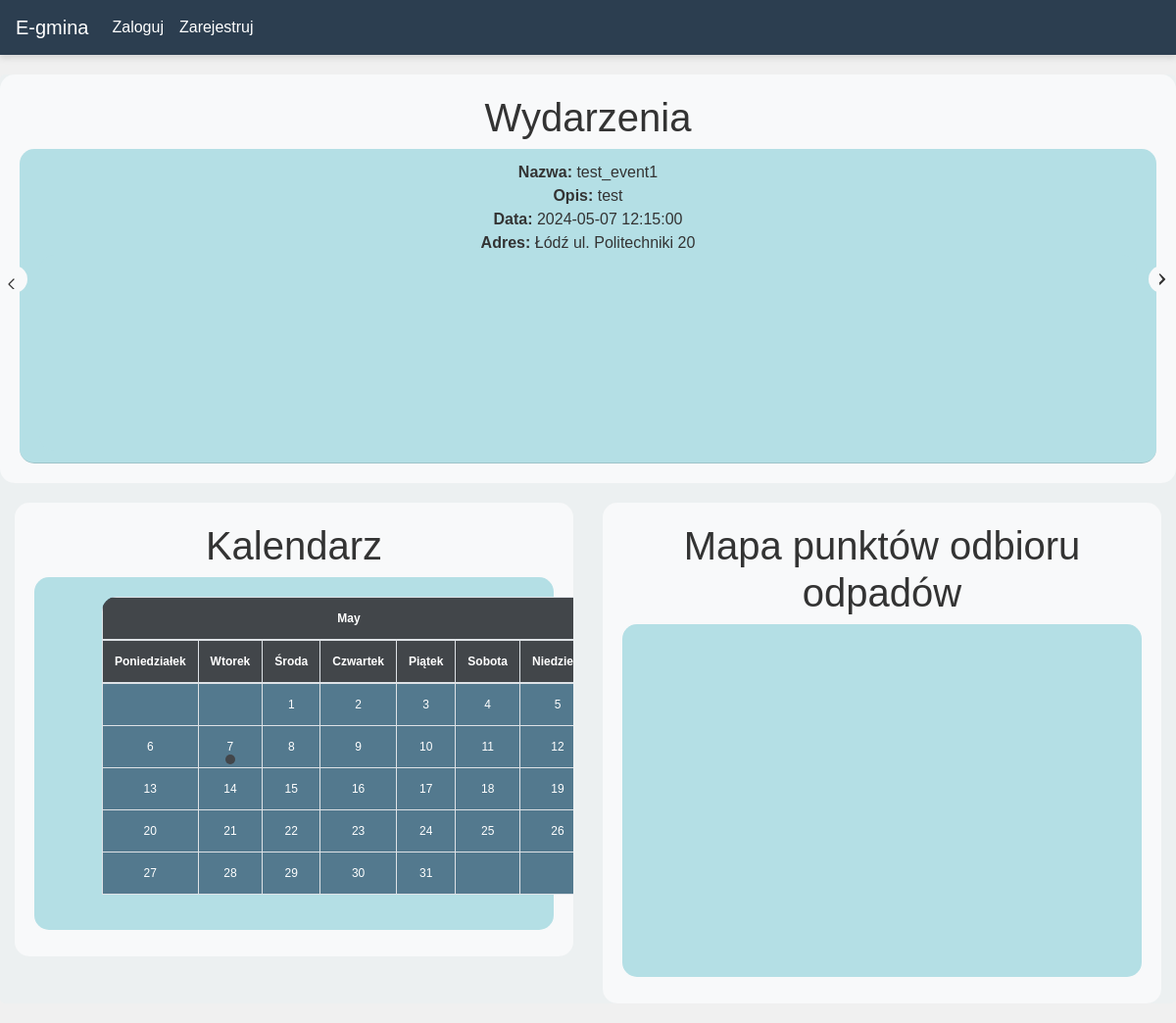
The page / on the database its author committed.
### website/models.py (models this page shows)
class Event(db.Model):
    id = db.Column(db.Integer, primary_key=True)
    data = db.Column(db.String(10000))
    date = db.Column(db.DateTime(timezone=True), default=func.now())
    place = db.Column(db.String(150))
    name = db.Column(db.String(150))
    status = db.Column(db.String(50), default='pending')
    user_id = db.Column(db.Integer, db.ForeignKey('user.id'))

### website/views.py (the view)
@views.route('/', methods=['GET', 'POST'])
def home():
    today = datetime.date.today()
    current_month = today.strftime("%B")
    year = today.year
    month = today.month
    month_events = get_month_events(year, month)
    accepted_month_events = [event for event in month_events if event.status == 'accepted']
    weeks = generate_calendar(year, month, accepted_month_events)
    accepted_events = Event.query.filter_by(status='accepted').all()
    markers = MapMarker.query.all()  # Pobieramy wszystkie znaczniki z bazy danych
    return render_template("home.html", calendar=weeks, current_month=current_month, user=current_user,
                           accepted_events=accepted_events, markers=markers)

### website/views.py (called while the page is built)
def get_month_events(year, month):
    start_date = datetime.date(year, month, 1)
    end_date = datetime.date(year, month, calendar.monthrange(year, month)[1])
    month_events = Event.query.filter(Event.date.between(start_date, end_date)).all()
    return month_events

def generate_calendar(year, month, month_events):
    cal = calendar.monthcalendar(year, month)
    weeks = []
    for week in cal:
        current_week = []
        for day in week:
            events_for_day = [event for event in month_events if event.date.day == day]
            current_week.append((day, events_for_day))
        weeks.append(current_week)
    return weeks

### website/templates/home.html (shortened to what this page needs)
{% extends "base.html" %}
{% block content %}
<div class="row">
    <div class="col-md-12">
        <h1>Wydarzenia</h1>
        <div class="events-wrapper">
            <ul class="list-group list-group-flush" id="Events">
                {% for event in accepted_events %}
                <li class="list-group-item event-item">
                    <strong>Nazwa:</strong> {{ event.name }}<br>
                    <strong>Opis:</strong> {{ event.data }}<br>
                    <strong>Data:</strong> {{ event.date }}<br>
                    <strong>Adres:</strong> {{ event.place }}<br>
                    <div id="map-{{ event.id }}" class="mapa" style="height: 200px"></div>
                </li>
                {% endfor %}
            </ul>
            <div class="left-arrow" style="position: absolute; top: 50%; transform: translateY(-50%); left: 0; cursor: pointer;">
                <svg xmlns="http://www.w3.org/2000/svg" width="32" height="32" fill="currentColor" class="bi bi-chevron-left" viewBox="0 0 16 16">
                    <path fill-rule="evenodd" d="M3.646 12.354a.5.5 0 0 1 0-.708l4-4a.5.5 0 0 1 .708.708L4.707 12l3.647 3.646a.5.5 0 0 1-.708.708l-4-4a.5.5 0 0 1 0-.708z"/>
                </svg>
            </div>
            <div class="right-arrow" style="position: absolute; top: 50%; transform: translateY(-50%); right: 0; cursor: pointer;">
                <svg xmlns="http://www.w3.org/2000/svg" width="32" height="32" fill="currentColor" class="bi bi-chevron-right" viewBox="0 0 16 16">
                    <path fill-rule="evenodd" d="M5.646 12.354a.5.5 0 0 0 .708 0l4-4a.5.5 0 0 0 0-.708l-4-4a.5.5 0 0 0-.708.708L8.293 8 5.646 10.646a.5.5 0 0 0 0 .708z"/>
                </svg>
            </div>
        </div>
    </div>
</div>
<div class="row">
    <div class="col-md-6">
        {% include 'calendar_home.html' %}
    </div>
    <div class="col-md-6">
        {% include 'maps_home.html' %}
    </div>
</div>
{% endblock %}

### website/templates/base.html (style rules this page uses)
body { background-color: #f0f0f0; color: #333; }

### website/templates/home.html (style rules this page uses)
.col-md-12 { background-color: #f8f9fa; color: #333333; text-align: center; padding: 20px; border-radius: 15px; }
.list-group-item.event-item { position: relative; background-color: #b4dfe5; color: #333333; justify-content: center; align-items: center; border-radius: 15px; }
.mapa { background-color: #b4dfe5; border-radius: 15px; }
.row { margin-top: 20px; }
.event-item { display: none; }
.event-item:first-child { display: block; }
.left-arrow, .right-arrow { position: absolute; top: 50%; transform: translateY(-50%); cursor: pointer; width: 28px; height: 28px; background-color: #f8f9fa; border-radius: 50%; display: flex; justify-content: center; align-items: center; }
.left-arrow svg, .right-arrow svg { width: 20px; height: 20px; fill: #333333; }

### website/templates/maps_home.html (style rules this page uses)
body { font-family: Arial, sans-serif; margin: 0; padding: 0; }

### rows shown on the page
Event: name "test_event1", data "test", date "2024-05-07 12:15:00", place "Łódź ul. Politechniki 20", {{ event.id }} 2 (drawn)

### other values the page prints
{{ day }} "1" "2" "3" "4" "5" "6" "7" "8" "9" "10" "11" "12" "13" "14" "15" "16" "17" "18" "19" "20" "21" "22" "23" "24" "25" "26" "27" "28" "29" "30" "31"
